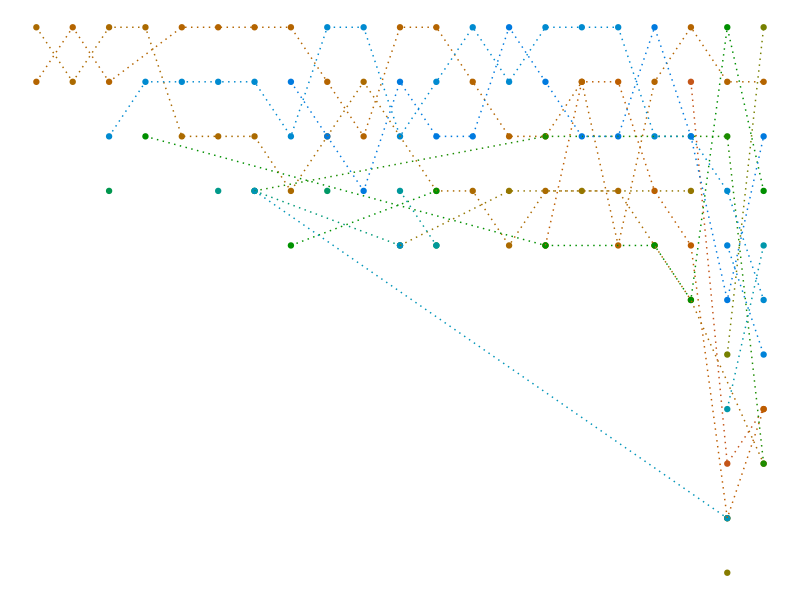
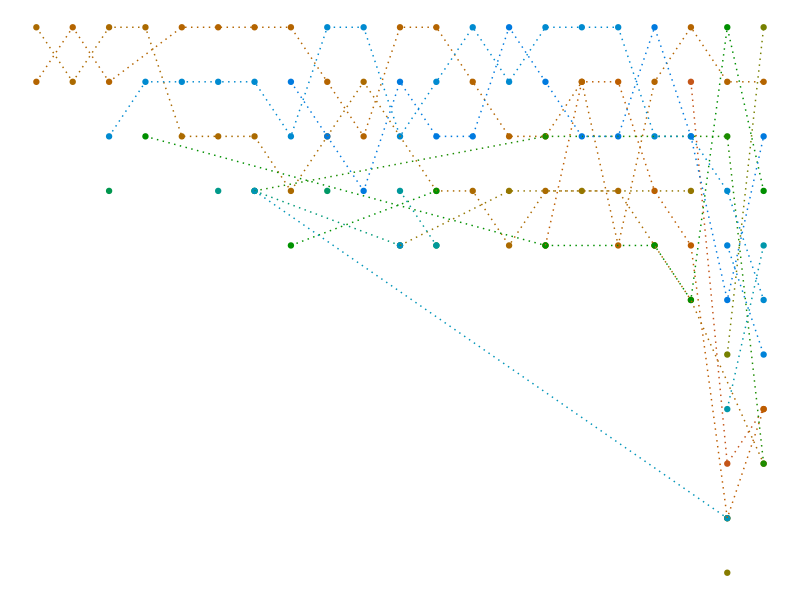

Write R code to recreate these figures, in order.
library(dplyr) #Data transformation
library(tidyr) #Data cleaning
library(ggplot2) #Plot graphs
library(svglite) #Create SVG files

#load data
disease_ranking<-read.csv("disease_ranking.csv")

disease_ranking%>%
  ggplot(aes(x=Year, y=Rank,colour=disease))+
  geom_point(show.legend = F)+
  geom_line(linetype="dotted",show.legend = F)+
  scale_y_reverse()+
  scale_color_hue(h=c(15,250),l=50, c=100)+  
  theme_void()

ggsave("disease_ranking.svg")

install.packages("svglite")
